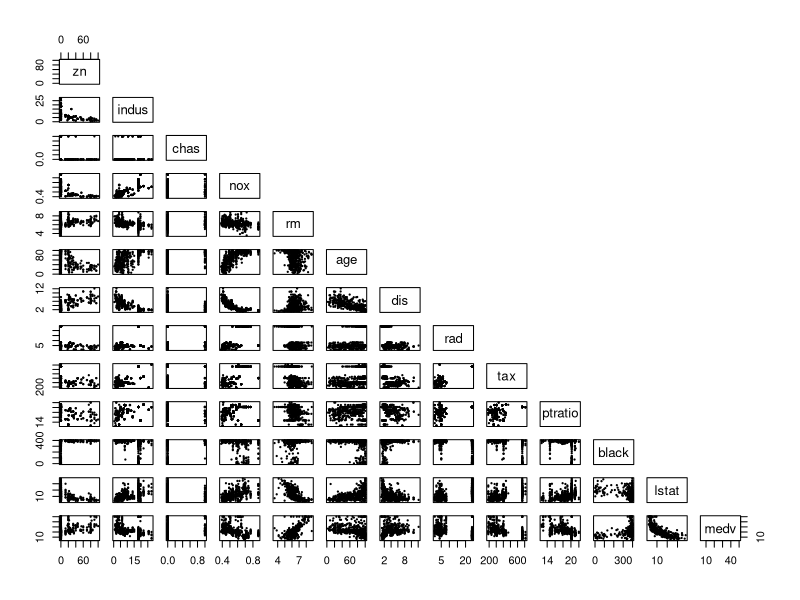
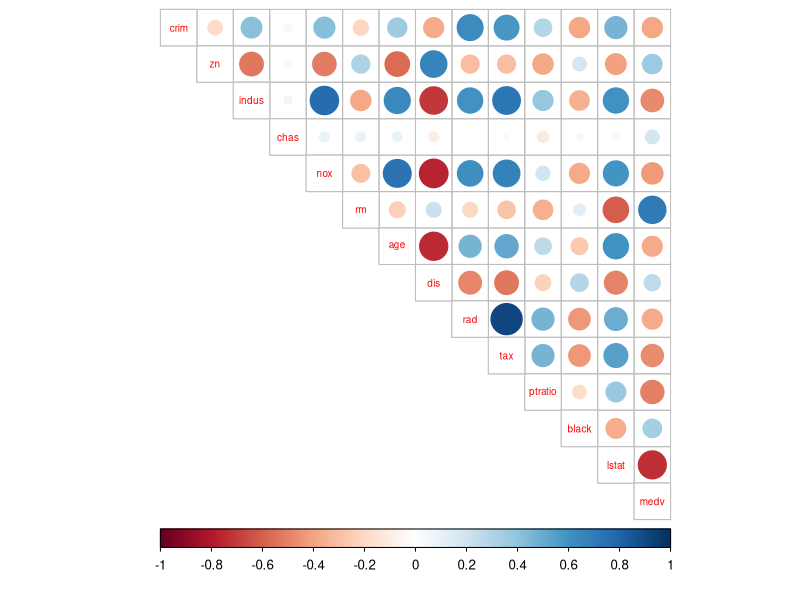
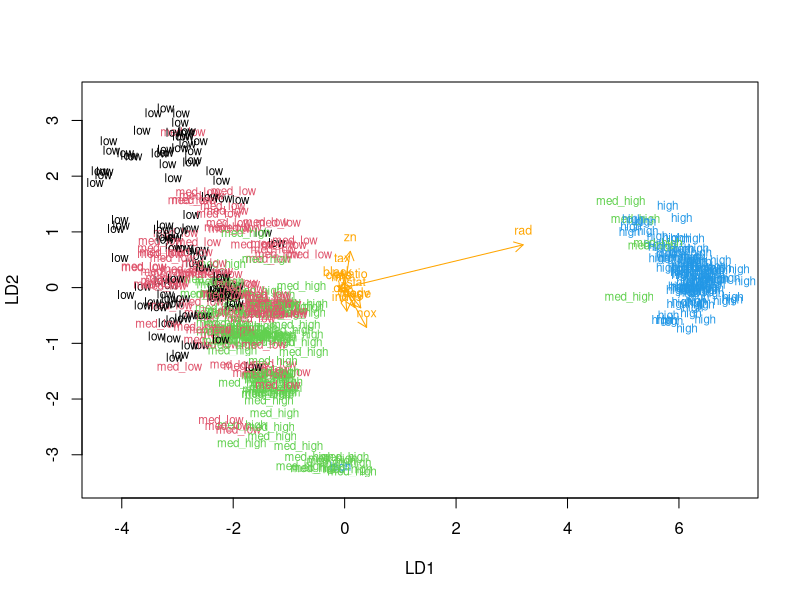

These figures' R source, in order:
## ---- chunk 1
# access the MASS package
library(MASS)

library(tidyverse)
library(ggplot2)
library(corrplot)

getwd()

## ---- chunk 2
date()
## ---- chunk 3

# load the data
data("Boston")

str(Boston)
summary(Boston)

# plot matrix of the variables
pairs(Boston[,c(2:14)], pch = 20, cex=0.4, upper.panel=NULL)

# rounded correlation matrix
cor_matrix<-cor(Boston) %>% round(digits = 2)

# print the correlation matrix
cor_matrix

# visualisation of the correlation matrix
corrplot(cor_matrix, method="circle", type="upper", cl.pos="b", tl.pos="d", tl.cex = 0.6)


## ---- chunk 4

boston_scaled <- scale(Boston) # center and standardize variables
summary(boston_scaled)# summaries of the scaled variables
class(boston_scaled)# class of the boston_scaled object
boston_scaled <- as.data.frame(boston_scaled) # change the object to data frame


## ---- chunk 5

summary(boston_scaled$crim) #summary of the scaled crime rate
bins <- quantile(boston_scaled$crim) #a quantile vector crim
bins
crime <- cut(boston_scaled$crim, breaks = bins, include.lowest = TRUE, labels = c("low", "med_low", "med_high", "high")) # a categorical variable 'crime'
table(crime) # table of the new factor crime

boston_scaled <- dplyr::select(boston_scaled, -crim)# original crim removed from the dataset
boston_scaled <- data.frame(boston_scaled, crime)# adding the new categorical value to scaled data

n <- nrow(boston_scaled) # number of rows in the Boston dataset 
ind <- sample(n,  size = n * 0.8) # choosing a random 80% of the rows
train <- boston_scaled[ind,] # the train set
test <- boston_scaled[-ind,] # the test set


## ---- chunk 6

lda.fit <- lda(crime ~ ., data = train) # the LDA model
lda.fit

# LDA biplot arrows
lda.arrows <- function(x, myscale = 1, arrow_heads = 0.1, color = "orange", tex = 0.75, choices = c(1,2)){
  heads <- coef(x)
  arrows(x0 = 0, y0 = 0, 
         x1 = myscale * heads[,choices[1]], 
         y1 = myscale * heads[,choices[2]], col=color, length = arrow_heads)
  text(myscale * heads[,choices], labels = row.names(heads), 
       cex = tex, col=color, pos=3)
}

classes <- as.numeric(train$crime) # target classes as numeric

# plot of the LDA results
plot(lda.fit, dimen = 2, col = classes, pch = classes)
lda.arrows(lda.fit, myscale = 1)


## ---- chunk 7

correct_classes <- test$crime # saving the correct classes from test data

test <- dplyr::select(test, -crime) # removing the crime variable from test data

lda.pred <- predict(lda.fit, newdata = test)# predicting the classes with test data

result <- table(correct = correct_classes, predicted = lda.pred$class) #cross tab of the results
result

diag(prop.table(result, 1)) #probability table
sum(diag(prop.table(result))) # ennustetarkkuus

## ---- chunk 8

data("Boston")

boston_scaled <- scale(Boston) # center and standardize variables

summary(boston_scaled) # summaries of the scaled variables

class(boston_scaled) # class of the boston_scaled object

# change the object to data frame
boston_scaled <- as.data.frame(boston_scaled)

